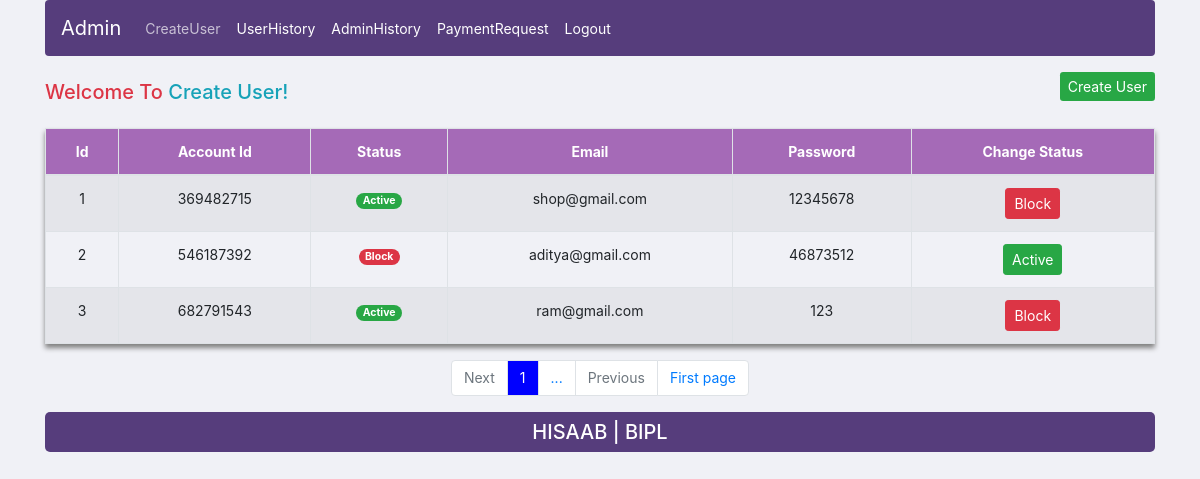
Page /users.php (signed in) on the committed database.
### tables this page shows
CREATE TABLE `user` (
  `user_id` varchar(255) NOT NULL,
  `name` varchar(225) NOT NULL,
  `user_name` varchar(255) NOT NULL,
  `phone` varchar(20) NOT NULL,
  `password` varchar(255) NOT NULL,
  `date` varchar(225) NOT NULL,
  `active` char(10) NOT NULL,
  `reset` varchar(50) NOT NULL,
  `balance` varchar(50) NOT NULL
);

### users.php (the view, shortened to what this page needs)
<!DOCTYPE html>
<html lang="en">
<head>
    <link rel="stylesheet" href="https://maxcdn.bootstrapcdn.com/bootstrap/4.5.2/css/bootstrap.min.css">
    <link rel="stylesheet" href="https://cdnjs.cloudflare.com/ajax/libs/font-awesome/5.15.3/css/all.min.css">
</head>
<body>
    <div class="container">
        <nav class="navbar navbar-expand-lg navbar-dark " style="background:#563d7c;border-radius:4px;">
            <a class="navbar-brand" href="adminhistory.php">Admin</a>
            <div class="collapse navbar-collapse" id="navbarSupportedContent">
                <ul class="navbar-nav mr-auto">
                <li class="nav-item">
                    <a class="nav-link disabled" style="color:rgba(255, 255, 255, 0.678);" href="users.php">CreateUser</a>
                </li>
                <li class="nav-item">
                    <a class="nav-link text-white" href="userhistory.php">UserHistory</a>
                </li>
                <li class="nav-item">
                    <a class="nav-link text-white" href="adminhistory.php">AdminHistory</a>
                </li>
                <li class="nav-item">
                    <a class="nav-link text-white" href="acceptpayrequest.php">PaymentRequest</a>
                </li>
                <li class="nav-item">
                    <a class="nav-link text-white" href="logout.php">Logout</a>
                </li>
                </ul>
            </div>
        </nav>
        <div class="d-flex justify-content-between my-3">
         <h5 class="mt-2 text-info"> <span class="text-danger">Welcome To</span> Create  User!</h5>
            <div><button type="button" id="butt" class="btn btns btn-sm ">Create User</button></div>
        </div>
        <div class="table table-responsive-md">
            <table class="table table-bordered table-striped text-center" style="box-shadow:0 4px 5px 0 grey">
                <thead class="text-white" style="background:#a56ab7;">
                    <th>Id</th>
                    <th>Account Id</th>
                    <th>Status</th>
                    <th>Email</th>
                    <th>Password</th>
                    <th>Change Status</th>
                </thead>
                <?php
                    $con=mysqli_connect('localhost','root','','accounting');
                    $query=mysqli_query($con,"SELECT * FROM `user`");
                    $limit=20;
                    $total_row=mysqli_num_rows($query);
                    $total_page=ceil($total_row/$limit);
                    if(!isset($_GET['page'])){
                        $page=1;
                    }else{
                        $page=$_GET['page'];
                    }
                    $row_last=($page-1)*$limit;
                    $data=mysqli_query($con,"SELECT * FROM `user` LIMIT $row_last,$limit");
                    while($row=mysqli_fetch_array($data)){
                        $row_last++;
                        ?>
                            <tr>
                                <td><?php echo $row_last;?></td>
                                <td><?php echo $row['user_id'];?></td>
                                <td>
                                    <?php
                                        if($row['active']=='a'){
                                           ?>
                                           <span class="badge badge-success badge-pill">
                                            Active
                                           </span>
                                           <?php
                                        }
                                        if($row['active']=='b'){
                                            ?>
                                            <span class="badge badge-danger badge-pill">
                                             Block
                                            </span>
                                            <?php
                                         }
                                    ?>
                                </td>
                                <td><?php echo $row['user_name'];?></td>
                                <td><?php echo $row['password'];?></td>
                                <td>
                                    <?php
                                        if($row['active']=='a'){
                                            ?>
                                             <a href="users.php?id=<?php echo $row['user_id'];?>" class="btn btn-sm  btn-danger">Block</a>
                                            <?php
                                        }
                                        if($row['active']=='b'){
                                            ?>
                                             <a href="users.php?id=<?php echo $row['user_id'];?>" class="btn btn-sm btn-success">Active</a>
                                            <?php
                                        }
                                    ?>
                                </td>
                            </tr>
                        <?php
                    }
                ?>
            </table>
        </div>
        <ul class="pagination  d-flex justify-content-center">
                 <?php
                            if($page<=$total_page){
                                if($page==$total_page){ $one=0;}else{$one=1;}
                                ?>
                                <li class="page-item <?php if($one==0){echo "disabled";}?> ">
                                    <a class="page-link " href="users.php?page=<?php echo $page+$one;?>"><?php echo "Next";?></a>
                                </li>
                            <?php
                            }
                                $i=0;
                                for($pages=$page;$pages<=$total_page; $pages++){
                                    if($i!=4){
                                        ?>
                                    <li class="page-item <?php if($page==$pages){ echo "disabled"; } ?>" >
                                        <a class="page-link " style="<?php if($page==$pages){ echo "background:blue;color:white;"; } ?>" href="users.php?page=<?php echo $pages;?>"><?php echo $pages;?></a>
                                    </li>
                                    <?php
                                    $i++;
                                    }
                                }
                                if($total_page){
                                    ?>
                                    <li class="page-item">
                                        <span class="page-link">...</span>
                                    </li>
                                    <?php
                                     if($page>0){
                                        if($page==1){ $one=0;}else{$one=1;}
                                        ?>
                                        <li class="page-item <?php if($page==1){echo "disabled";}?> ">
                                            <a class="page-link " href="users.php?page=<?php echo $page-$one;?>"><?php echo "Previous";?></a>
                                        </li>
                                    <?php
                                    }
                                    ?>
                                <?php
                                    if($total_page==$page){
                                        ?>
                                        <li class="page-item ">
                                            <a class="page-link" href="users.php?page=<?php echo 1;?>"><?php echo ' First page';?></a>
                                        </li>
                                        <?php
                                    }else{
                                        ?>
                                        <li class="page-item ">
                                            <a class="page-link" href="users.php?page=<?php echo $total_page;?>"><?php echo $total_page.' Last page';?></a>
                                        </li>
                                        <?php
                                    }
                                ?>
                                <?php
                                }
                 ?>
            </ul>
                    <div class="text-center text-white" >
                        <h5 class="text-white p-2" style="background:#563d7c;border-radius:5px;"><span>HISAAB | BIPL</span></h5>
                    </div>
    </div>
</body>
</html>

### users.php (style rules this page uses)
body { background:#f0f1f6; font-size:14px; }
.btns { background:#28a745; color:white; border:none; outline:none; }

### rows in the picture
user: user_id "369482715", active "Active", user_name "shop@gmail.com", password "12345678"
user: user_id "546187392", active "Block", user_name "aditya@gmail.com", password "46873512"
user: user_id "682791543", active "Active", user_name "ram@gmail.com", password "123"
